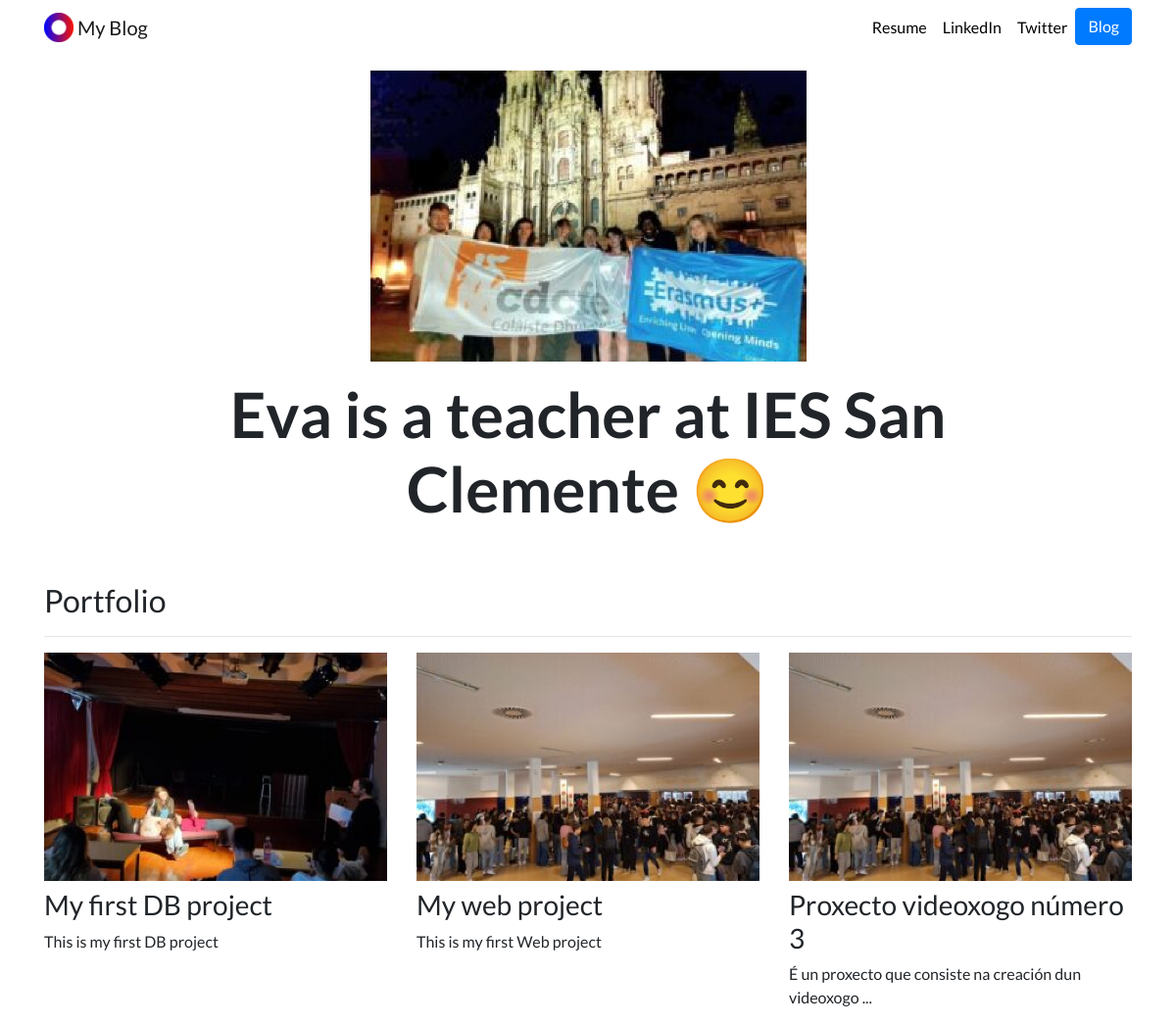
The page / on the database its author committed.
### portfolio/models.py (models this page shows, shortened)
class Project(models.Model):
    title = models.CharField(max_length=100)
    description = models.CharField(max_length=250)
    image = models.ImageField(upload_to='portfolio/images/')
    url = models.URLField(blank=True)

### portfolio/views.py (the view)
# urls.py: 2. Add a URL to urlpatterns:  path('', views.home, name='home')
def home(request):
    projects = Project.objects.all()
    return render(request, 'portfolio/home.html', {'projects':projects})

### portfolio/templates/portfolio/home.html
{% extends "portfolio/base.html" %}
{% load static %}
{% block content %}
<div class="row justify-content-center my-3">
  <div class="col-5">
    <img src="{% static 'portfolio/cdcfe.jpeg' %}" class="img-fluid">
  </div>
</div>
<div class="row justify-content-center mb-3">
  <div class="col-md-9 text-center">
    <h1 id="hometext" class="font-weight-bold">Eva is a teacher at IES San Clemente 😊</h1>
  </div>
</div>
<h2 class="mt-5">Portfolio</h2>
<hr>
<div class="row">
  {% for project in projects %}
  <div class="col-lg-4 col-md-6">
    {% if project.url %}
    <a href="{{ project.url }}">
      <img src="{{ project.image.url }}" class="img-fluid mb-2">
    </a>
    {% else %}
    <img src="{{ project.image.url }}" class="img-fluid mb-2">
    {% endif %}
    <h3>{{ project.title }}</h3>
    <p>{{ project.description }}</p>
  </div>
  {% endfor %}
</div>
{% endblock %}

### portfolio/static/portfolio/custom.css (style rules this page uses)
body { font-family: 'Lato', sans-serif; }
@media (min-width: 992px) { #hometext { font-size: 4rem; } }

### rows shown on the page
Project: image (picture), title "My first DB project", description "This is my first DB project"
Project: image (picture), title "My web project", description "This is my first Web project"
Project: image (picture), title "Proxecto videoxogo número 3", description "É un proxecto que consiste na creación dun videoxogo ..."
